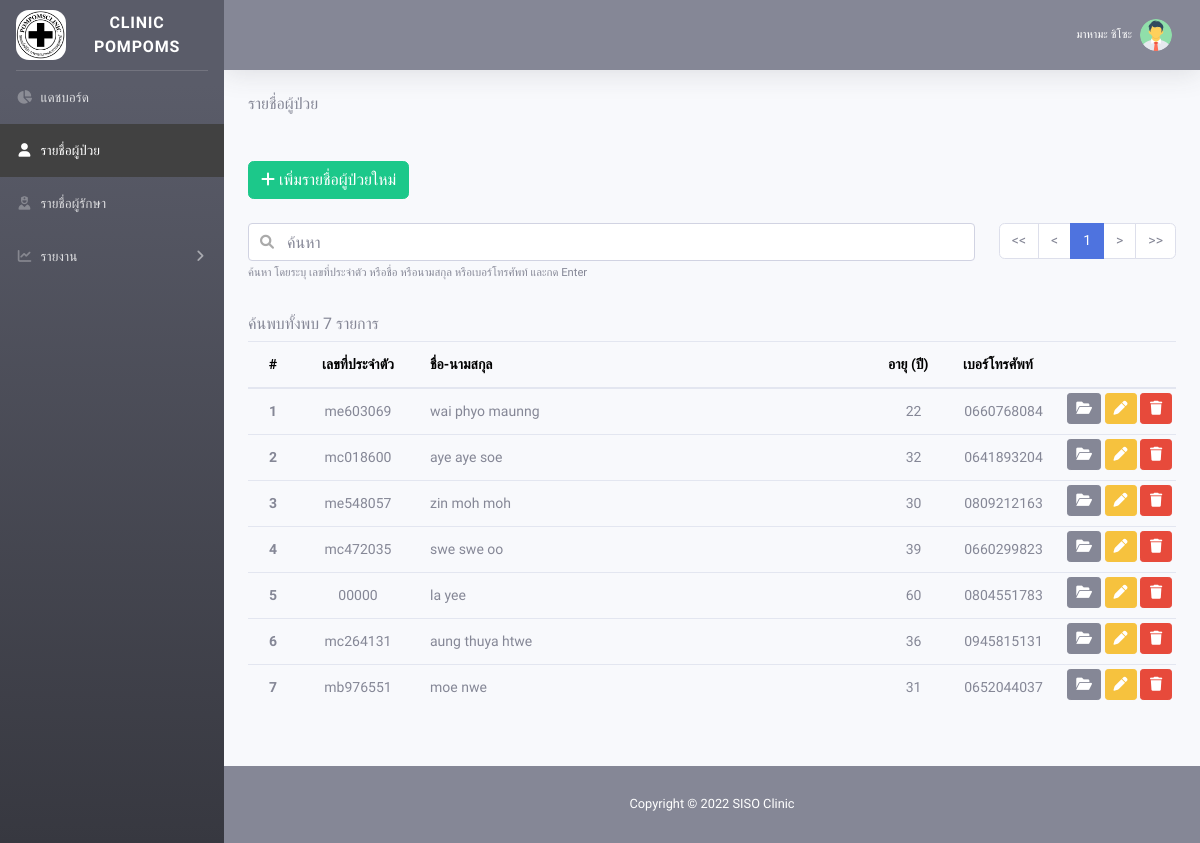
Screenshot of /?page=patient (signed in) with the database file from the repository.
### tables this page shows
CREATE TABLE `user`  (
  `user_id` int(11) NOT NULL COMMENT 'รหัส pk',
  `user_name` varchar(200) NULL DEFAULT NULL COMMENT 'ชื่อ',
  `user_lname` varchar(200) NULL DEFAULT NULL COMMENT 'นามสกุล',
  `username` varchar(200) NULL DEFAULT NULL COMMENT 'ชื่อผู้ใช้งาน',
  `password` varchar(200) NULL DEFAULT NULL COMMENT 'รหัสผ่าน',
  `image` varchar(200) NULL DEFAULT NULL COMMENT 'รูปภาพโปรไฟล์',
  `status` varchar(1) NULL DEFAULT NULL COMMENT 'สถานะ\r\nY: ใช้งานได้\r\nN: ใช้งานไม่ได้',
  `add_by` int(11) NULL DEFAULT NULL COMMENT 'เพิ่มโดย',
  `add_when` datetime(0) NULL DEFAULT NULL COMMENT 'เพื่อเมื่อ',
  `edit_by` int(11) NULL DEFAULT NULL COMMENT 'แก้ไขโดย',
  `edit_when` datetime(0) NULL DEFAULT NULL COMMENT 'แก้ไขเมื่อ',
  PRIMARY KEY (`user_id`) USING BTREE
);

CREATE TABLE `patient`  (
  `patient_id` int(11) NOT NULL COMMENT 'รหัสผู้ป่วย',
  `patient_name` varchar(200) NULL DEFAULT NULL COMMENT 'ชื่อ',
  `patient_lname` varchar(200) NULL DEFAULT NULL COMMENT 'นามสกุล',
  `phone` varchar(20) NULL DEFAULT NULL COMMENT 'เบอร์โทรศัพท์',
  `idcard` varchar(50) NULL DEFAULT NULL COMMENT 'เลขที่ประจำตัว',
  `gender_id` int(11) NULL DEFAULT NULL COMMENT '1: ชาย\r\n2: หญิง',
  `bdate` date NULL DEFAULT NULL COMMENT 'วันเกิด',
  `disease` varchar(200) NULL DEFAULT NULL COMMENT 'โรคประจำตัว',
  `lose` varchar(200) NULL DEFAULT NULL COMMENT 'แพ้ยา',
  `status` varchar(1) NULL DEFAULT NULL COMMENT 'สถานะ',
  `add_by` int(11) NULL DEFAULT NULL COMMENT 'เพิ่มโดย',
  `add_when` datetime(0) NULL DEFAULT NULL COMMENT 'เพิ่มเมื่อ',
  `edit_by` int(11) NULL DEFAULT NULL COMMENT 'แก้ไขโดย',
  `edit_when` datetime(0) NULL DEFAULT NULL COMMENT 'แก้ไขเมื่อ',
  PRIMARY KEY (`patient_id`) USING BTREE
);

### php/autoload.php (called while the page is built, shortened)
<?php
    include_once("class.database.php");
    include_once("function.php");
    include_once("config.php");
    $DB = new Database(HOST, USER, PASS, DBNAME);
    $USER = GetUser();
    function GetUser() {
        global $DB;
        $username = @$_SESSION["username"];
        $password = @$_SESSION["password"];
        $sql = "SELECT * FROM user WHERE status='Y' AND username='".$username."' AND password='".$password."'";
        $obj = $DB->QueryObj($sql);
        if( sizeof($obj)==1 ) return $obj[0];
        return null;
    }

### php/class.database.php (called while the page is built, shortened)
<?php
	class Database {
		var $host = null;
		var $user = null;
		var $pass = null;
		var $dbname = null;
		var $charset = null;
		var $conn = null;
		public function __construct($host, $user, $pass, $dbname, $charset="UTF8") {
			$this->host = $host;
			$this->user = $user;
			$this->pass = $pass;
			$this->dbname = $dbname;
			$this->charset = $charset;
		}
		public function Close() {
			if(!$this->conn->connect_error) return $this->conn->close();
			return null;
		}
		private function Connect() {
			$host = $this->host;
			$user = $this->user;
			$pass = $this->pass;
			$dbname = $this->dbname;
			$this->conn = @new mysqli( $host , $user , $pass, $dbname );
			$this->conn->query("SET NAMES ".$this->charset);
			$this->conn->query("SET sql_mode = 'NO_AUTO_CREATE_USER,NO_ENGINE_SUBSTITUTION'");
		}
		public function Query($sql) {
			$q = $this->conn->query($sql);
			return $q;
		}
		public function QueryObj($sql, $index="") {
			$obj = array();
			$result = $this->Query($sql);
			while($row = $result->fetch_assoc()) {
				if($index=="") $obj[] = $row;
                else $obj[$row[$index]] = $row;
			}
			return $obj;
		}
	}

### php/config.php (called while the page is built, shortened)
<?php
    $GLOBAL = array(
		"ALLOW_SIZE"=>10,
		"ALLOW_PDF"=>array("pdf"),
        "ALLOW_IMAGE"=>array("png", "jpg", "jpeg", "gif"),
        "ALLOW_PNG_JPG"=>array("png", "jpg"),
        "ALLOW_DOC"=>array("pdf", "doc", "docx", "jpg", "png", "xls", "xlsx"),
        "SHOW"=>50,
        "PAGE_SHOW"=>7,
    );

### php/function.php (called while the page is built, shortened)
<?php
    function CalculateAge($date) {
        $arr = explode("-", $date);
        return date("Y")*1 - $arr[0]*1;
    }

### pages/patient/view.php (the view, shortened to what this page needs)
<?php
    $p = @$_GET["p"]*1; if($p==0) $p = 1;
    $search = @$_GET["search"];
    $condition_search = "";
    $sql = "
        SELECT
            p.*
        FROM patient p
        WHERE 1=1
            ".$condition_search."
        ORDER BY p.patient_id DESC
    ";
    $show = $GLOBAL["SHOW"];
    $all = sizeof( $DB->QueryObj($sql) );
    $p_all = ceil( $all/$show );
    $start = ($p-1)*$show;
    $objData = $DB->QueryObj($sql." LIMIT ".$start.", ".$show);
?>
<div id="wrapper-body">
    <h6 class="mb-5">รายชื่อผู้ป่วย</h6>
    <div class="mb-4">
        <a href="./?page=patient-add" class="btn btn-success" title="เพิ่มรายชื่อผู้ป่วยใหม่">
            <i class="fas fa-plus"></i> เพิ่มรายชื่อผู้ป่วยใหม่
        </a>
    </div>
    <div class="row mb-3">
        <div class="col">
            <form id="frm-search" autocomplete="off">
                <div class="input-group inner-icon">
                    <input type="text" id="search" class="form-control" placeholder="ค้นหา"
                        value="<?php echo $search; ?>" style="border-radius: .25rem;">
                </div>
                <small class="form-text text-muted mb-3">ค้นหา โดยระบุ เลขที่ประจำตัว หรือชื่อ หรือนามสกุล
                    หรือเบอร์โทรศัพท์ และกด
                    Enter</small>
            </form>
        </div>
        <div class="col-md-auto">
            <?php
                if( sizeof($objData)>0 ) {
                    $href = "./?page=".$PAGE;
                    $p_show = 7;
                    $diff_center = floor($p_show/2);
                    $min_page = $p-$diff_center;
                    $max_page = $p+$diff_center;
                    $duration = 0;
                    if( $min_page<1 ) $duration=1-$min_page;
                    else if( $max_page>$p_all ) $duration=$p_all-$max_page;
                    $min_page = $min_page+$duration;
                    $max_page = $max_page+$duration;
                    if( $max_page>$p_all ) $max_page = $p_all;
            ?>
            <nav aria-label="Page navigation" class="float-right">
                <ul class="pagination mb-2">
                    <?php
                        $disabled_pr = "";
                        $href_pr = $href;
                        if( $p==1 ) {
                            $disabled_pr = "disabled";
                            $href_pr = "#";
                        }
                    ?>
                    <li class="page-item <?php echo $disabled_pr; ?>">
                        <a class="page-link" href="<?php echo $href; ?>" title="หน้าแรก">
                            << </a>
                    </li>
                    <li class="page-item <?php echo $disabled_pr; ?>">
                        <a class="page-link" href="<?php echo $href_pr; ?>" title="หน้าก่อนหน้า">
                            < </a>
                    </li>
                    <?php
                        for($i=$min_page; $i<=$max_page; $i++) {
                            $href_p = $href;
                            $active = "";
                            if( $i==$p ) $active = "active";
                            echo '<li class="page-item '.$active.'"><a class="page-link" href="'.$href_p.'">'.$i.'</a></li>';
                        }
                    ?>
                    <?php
                        $disabled_ne = "";
                        $href_ne = $href;
                        $href_ne .= "&p=".($p+1);
                        if( $p==$p_all ) {
                            $disabled_ne = "disabled";
                            $href_ne = "#";
                        }
                    ?>
                    <li class="page-item <?php echo $disabled_ne; ?>">
                        <a class="page-link" href="<?php echo $href_ne; ?>" title="หน้าถัดไป">></a>
                    </li>
                    <li class="page-item <?php echo $disabled_ne; ?>">
                        <a class="page-link" href="<?php echo $href."&p=".$p_all; ?>" title="หน้าสุดท้าย">>></a>
                    </li>
                </ul>
            </nav>
            <?php
                }
            ?>
        </div>
    </div>
    <h6>ค้นพบทั้งพบ <?php echo $all; ?> รายการ</h6>
    <div class="table-responsive">
        <table class="table">
            <thead>
                <tr>
                    <th scope="col" class="text-center" style="width: 50px;">#</th>
                    <th scope="col" style="width: 120px;" class="text-center">เลขที่ประจำตัว</th>
                    <th scope="col">ชื่อ-นามสกุล</th>
                    <th scope="col" style="width: 75px;">อายุ (ปี)</th>
                    <th scope="col" style="width: 105px;">เบอร์โทรศัพท์</th>
                    <th scope="col" style="width: 120px;"></th>
                </tr>
            </thead>
            <tbody>
                <?php
                    $old_param = "";
                    $old_param .= (@$_GET["search"]!="") ? "&old_search=".$_GET["search"] : "";
                    $old_param .= (@$_GET["p"]!="") ? "&old_p=".$_GET["p"] : "";
                    foreach($objData as $key=>$row) {
                        echo '
                            <tr data-json="'.htmlspecialchars(json_encode($row)).'">
                                <th class="text-center">'.(($show*($p-1))+($key+1)).'</th>
                                <td class="text-center">'.$row["idcard"].'</td>
                                <td>'.$row["patient_name"].' '.$row["patient_lname"].'</td>
                                <td class="text-center">'.CalculateAge($row["bdate"]).'</td>
                                <td class="text-center">'.$row["phone"].'</td>
                                <td class="p-0 pt-1 pr-1 text-right">
                                    <a href="./?page=patient-data'.$old_param.'&patient_id='.$row["patient_id"].'"
                                        class="btn btn-secondary btn-sm" title="เปิดดูประวัติ">
                                        <i class="fas fa-folder-open"></i>
                                    </a>
                                    <a href="./?page=patient-edit&patient_id='.$row["patient_id"].'" title="แก้ไข" class="btn-edit btn btn-warning btn-sm" style="width: 32px">
                                        <i class="fa fa-pen"></i>
                                    </a>
                                    <button title="ลบ" class="btn-del btn btn-danger btn-sm" style="width: 32px">
                                        <i class="fa fa-trash"></i>
                                    </button>
                                </td>
                            </tr>
                        ';
                    }
                ?>
            </tbody>
        </table>
    </div>
</div>

### master/navbar.php (shortened to what this page needs)
<nav class="navbar navbar-expand navbar-light bg-secondary topbar mb-4 static-top shadow">
    <ul class="navbar-nav ml-auto">
        <li class="nav-item dropdown no-arrow">
            <a class="nav-link dropdown-toggle" href="#" id="userDropdown" role="button" data-toggle="dropdown"
                aria-haspopup="true" aria-expanded="false">
                <span class="mr-2 d-none d-sm-inline text-white small">
                    <?php echo $USER['user_name']; ?>
                    <?php echo $USER['user_lname']; ?>
                </span>
                <img class="img-profile rounded-circle" src="../fileupload/staffs/<?php echo $USER["image"]; ?>"
                    alt="Profile" onerror="OnError(this, 'images/no-staff.png')">
            </a>
        </li>
    </ul>
</nav>

### assets/index.css (style rules this page uses)
html { position: relative; min-height: 100%; }
body { font-family: "Sarabun", sans-serif; font-size: 14px; }
#wrapper-body { margin-bottom: 40px; }
.text-right { text-align: right; }
.inner-icon .form-control { padding-left: 2.375rem; }
.table thead td, .table thead th { color: #000 !important; }

### rows the page displays
user: user_name "มาหามะ", user_lname "ซิโซะ"
patient: key "1", idcard "me603069", patient_name "wai phyo", patient_lname "maunng", bdate "22", phone "0660768084"
patient: key "2", idcard "mc018600", patient_name "aye aye", patient_lname "soe", bdate "32", phone "0641893204"
patient: key "3", idcard "me548057", patient_name "zin moh", patient_lname "moh", bdate "30", phone "0809212163"
patient: key "4", idcard "mc472035", patient_name "swe swe", patient_lname "oo", bdate "39", phone "0660299823"
patient: key "5", idcard "00000", patient_name "la", patient_lname "yee", bdate "60", phone "0804551783"
patient: key "6", idcard "mc264131", patient_name "aung thuya", patient_lname "htwe", bdate "36", phone "0945815131", $row["patient_id"] 3 (drawn)
patient: key "7", idcard "mb976551", patient_name "moe", patient_lname "nwe", bdate "31", phone "0652044037"

### other values shown
$all "7"
